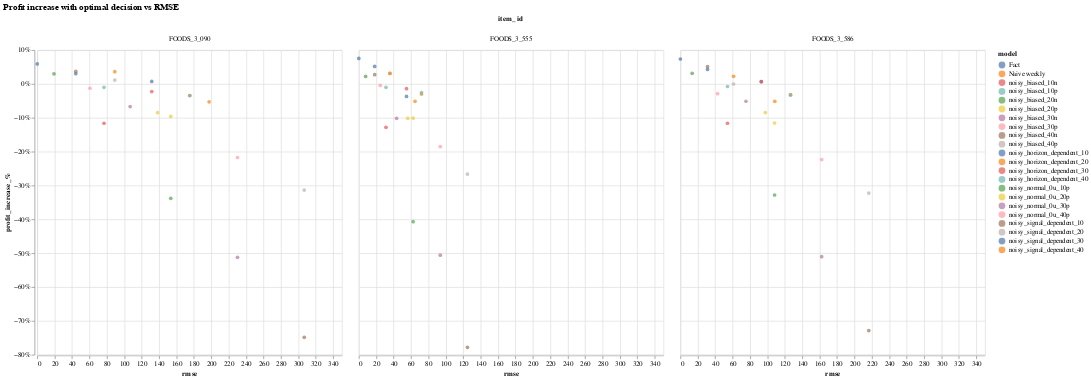

Source (notebook cell):
### Code cell
chart = alt.Chart(eval_df, title='Profit increase with optimal decision vs RMSE').mark_circle().encode(
    x=alt.X('rmse:Q',scale=alt.Scale(zero=False)),
    y=alt.Y('profit_increase_%:Q',scale=alt.Scale(zero=False), axis=alt.Axis(format='%')),
    color=alt.Color('model:N'),
    tooltip = ['model:N'],
    column='item_id:N'
).properties(width=450, height=450)#.interactive()


chart

### Figure 1 — Vega-Lite specification as saved in the notebook (floating-point values rounded to 4 significant figures)
{"config": {"view": {"continuousWidth": 400, "continuousHeight": 300}}, "data": {"name": "data-8e620e799115a25c2a36dc671eabd6d9"}, "mark": "circle", "encoding": {"color": {"type": "nominal", "field": "model"}, "column": {"type": "nominal", "field": "item_id"}, "tooltip": [{"type": "nominal", "field": "model"}], "x": {"type": "quantitative", "field": "rmse", "scale": {"zero": false}}, "y": {"type": "quantitative", "axis": {"format": "%"}, "field": "profit_increase_%", "scale": {"zero": false}}}, "height": 450, "title": "Profit increase with optimal decision vs RMSE", "width": 450, "$schema": "https://vega.github.io/schema/vega-lite/v4.8.1.json", "datasets": {"data-8e620e799115a25c2a36dc671eabd6d9": [{"model": "Naive weekly", "item_id": "FOODS_3_555", "rmse": 64.57, "rmse_normalized": 1.0, "profit_increase_%": -0.05146, "final_profit_w_discount": 78240.0}, {"model": "Fact", "item_id": "FOODS_3_555", "rmse": 0.0, "rmse_normalized": 0.0, "profit_increase_%": 0.07552, "final_profit_w_discount": 88720.0}, {"model": "noisy_biased_10p", "item_id": "FOODS_3_555", "rmse": 31.2, "rmse_normalized": 0.4832, "profit_increase_%": -0.01006, "final_profit_w_discount": 81660.0}, {"model": "noisy_biased_20p", "item_id": "FOODS_3_555", "rmse": 62.4, "rmse_normalized": 0.9664, "profit_increase_%": -0.1013, "final_profit_w_discount": 74130.0}, {"model": "noisy_biased_30p", "item_id": "FOODS_3_555", "rmse": 93.6, "rmse_normalized": 1.45, "profit_increase_%": -0.185, "final_profit_w_discount": 67230.0}, {"model": "noisy_biased_40p", "item_id": "FOODS_3_555", "rmse": 124.8, "rmse_normalized": 1.933, "profit_increase_%": -0.2661, "final_profit_w_discount": 60540.0}, {"model": "noisy_biased_10n", "item_id": "FOODS_3_555", "rmse": 31.2, "rmse_normalized": 0.4832, "profit_increase_%": -0.1281, "final_profit_w_discount": 71920.0}, {"model": "noisy_biased_20n", "item_id": "FOODS_3_555", "rmse": 62.4, "rmse_normalized": 0.9664, "profit_increase_%": -0.4068, "final_profit_w_discount": 48930.0}, {"model": "noisy_biased_30n", "item_id": "FOODS_3_555", "rmse": 93.6, "rmse_normalized": 1.45, "profit_increase_%": -0.5057, "final_profit_w_discount": 40770.0}, {"model": "noisy_biased_40n", "item_id": "FOODS_3_555", "rmse": 124.8, "rmse_normalized": 1.933, "profit_increase_%": -0.778, "final_profit_w_discount": 18310.0}, {"model": "noisy_normal_0u_10p", "item_id": "FOODS_3_555", "rmse": 7.829, "rmse_normalized": 0.1212, "profit_increase_%": 0.02221, "final_profit_w_discount": 84320.0}, {"model": "noisy_normal_0u_20p", "item_id": "FOODS_3_555", "rmse": 56.25, "rmse_normalized": 0.8711, "profit_increase_%": -0.1014, "final_profit_w_discount": 74120.0}, {"model": "noisy_normal_0u_30p", "item_id": "FOODS_3_555", "rmse": 43.43, "rmse_normalized": 0.6726, "profit_increase_%": -0.1017, "final_profit_w_discount": 74100.0}, {"model": "noisy_normal_0u_40p", "item_id": "FOODS_3_555", "rmse": 24.63, "rmse_normalized": 0.3814, "profit_increase_%": -0.004308, "final_profit_w_discount": 82130.0}, {"model": "noisy_signal_dependent_10", "item_id": "FOODS_3_555", "rmse": 18.22, "rmse_normalized": 0.2822, "profit_increase_%": 0.02746, "final_profit_w_discount": 84750.0}, {"model": "noisy_signal_dependent_20", "item_id": "FOODS_3_555", "rmse": 35.74, "rmse_normalized": 0.5535, "profit_increase_%": 0.03136, "final_profit_w_discount": 85070.0}, {"model": "noisy_signal_dependent_30", "item_id": "FOODS_3_555", "rmse": 54.8, "rmse_normalized": 0.8487, "profit_increase_%": -0.03675, "final_profit_w_discount": 79460.0}, {"model": "noisy_signal_dependent_40", "item_id": "FOODS_3_555", "rmse": 72.02, "rmse_normalized": 1.115, "profit_increase_%": -0.03001, "final_profit_w_discount": 80010.0}, {"model": "noisy_horizon_dependent_10", "item_id": "FOODS_3_555", "rmse": 18.22, "rmse_normalized": 0.2822, "profit_increase_%": 0.05186, "final_profit_w_discount": 86760.0}, {"model": "noisy_horizon_dependent_20", "item_id": "FOODS_3_555", "rmse": 35.74, "rmse_normalized": 0.5535, "profit_increase_%": 0.03119, "final_profit_w_discount": 85060.0}, {"model": "noisy_horizon_dependent_30", "item_id": "FOODS_3_555", "rmse": 54.8, "rmse_normalized": 0.8487, "profit_increase_%": -0.014, "final_profit_w_discount": 81330.0}, {"model": "noisy_horizon_dependent_40", "item_id": "FOODS_3_555", "rmse": 72.02, "rmse_normalized": 1.115, "profit_increase_%": -0.02552, "final_profit_w_discount": 80380.0}, {"model": "Naive weekly", "item_id": "FOODS_3_586", "rmse": 108.5, "rmse_normalized": 1.0, "profit_increase_%": -0.05136, "final_profit_w_discount": 136000.0}, {"model": "Fact", "item_id": "FOODS_3_586", "rmse": 0.0, "rmse_normalized": 0.0, "profit_increase_%": 0.07373, "final_profit_w_discount": 153900.0}, {"model": "noisy_biased_10p", "item_id": "FOODS_3_586", "rmse": 54.11, "rmse_normalized": 0.4989, "profit_increase_%": -0.007542, "final_profit_w_discount": 142300.0}, {"model": "noisy_biased_20p", "item_id": "FOODS_3_586", "rmse": 108.2, "rmse_normalized": 0.9978, "profit_increase_%": -0.1154, "final_profit_w_discount": 126800.0}, {"model": "noisy_biased_30p", "item_id": "FOODS_3_586", "rmse": 162.3, "rmse_normalized": 1.497, "profit_increase_%": -0.2235, "final_profit_w_discount": 111300.0}, {"model": "noisy_biased_40p", "item_id": "FOODS_3_586", "rmse": 216.4, "rmse_normalized": 1.996, "profit_increase_%": -0.3223, "final_profit_w_discount": 97150.0}, {"model": "noisy_biased_10n", "item_id": "FOODS_3_586", "rmse": 54.11, "rmse_normalized": 0.4989, "profit_increase_%": -0.1161, "final_profit_w_discount": 126700.0}, {"model": "noisy_biased_20n", "item_id": "FOODS_3_586", "rmse": 108.2, "rmse_normalized": 0.9978, "profit_increase_%": -0.3281, "final_profit_w_discount": 96320.0}, {"model": "noisy_biased_30n", "item_id": "FOODS_3_586", "rmse": 162.3, "rmse_normalized": 1.497, "profit_increase_%": -0.5104, "final_profit_w_discount": 70190.0}, {"model": "noisy_biased_40n", "item_id": "FOODS_3_586", "rmse": 216.4, "rmse_normalized": 1.996, "profit_increase_%": -0.7286, "final_profit_w_discount": 38910.0}, {"model": "noisy_normal_0u_10p", "item_id": "FOODS_3_586", "rmse": 13.58, "rmse_normalized": 0.1252, "profit_increase_%": 0.0314, "final_profit_w_discount": 147900.0}, {"model": "noisy_normal_0u_20p", "item_id": "FOODS_3_586", "rmse": 97.55, "rmse_normalized": 0.8995, "profit_increase_%": -0.08468, "final_profit_w_discount": 131200.0}, {"model": "noisy_normal_0u_30p", "item_id": "FOODS_3_586", "rmse": 75.32, "rmse_normalized": 0.6945, "profit_increase_%": -0.05107, "final_profit_w_discount": 136000.0}, {"model": "noisy_normal_0u_40p", "item_id": "FOODS_3_586", "rmse": 42.71, "rmse_normalized": 0.3938, "profit_increase_%": -0.02885, "final_profit_w_discount": 139200.0}, {"model": "noisy_signal_dependent_10", "item_id": "FOODS_3_586", "rmse": 31.19, "rmse_normalized": 0.2875, "profit_increase_%": 0.05126, "final_profit_w_discount": 150700.0}, {"model": "noisy_signal_dependent_20", "item_id": "FOODS_3_586", "rmse": 61.13, "rmse_normalized": 0.5636, "profit_increase_%": -0.0001101, "final_profit_w_discount": 143300.0}, {"model": "noisy_signal_dependent_30", "item_id": "FOODS_3_586", "rmse": 92.96, "rmse_normalized": 0.8571, "profit_increase_%": 0.00712, "final_profit_w_discount": 144400.0}, {"model": "noisy_signal_dependent_40", "item_id": "FOODS_3_586", "rmse": 126.5, "rmse_normalized": 1.167, "profit_increase_%": -0.03119, "final_profit_w_discount": 138900.0}, {"model": "noisy_horizon_dependent_10", "item_id": "FOODS_3_586", "rmse": 31.19, "rmse_normalized": 0.2875, "profit_increase_%": 0.04296, "final_profit_w_discount": 149500.0}, {"model": "noisy_horizon_dependent_20", "item_id": "FOODS_3_586", "rmse": 61.13, "rmse_normalized": 0.5636, "profit_increase_%": 0.02263, "final_profit_w_discount": 146600.0}, {"model": "noisy_horizon_dependent_30", "item_id": "FOODS_3_586", "rmse": 92.96, "rmse_normalized": 0.8571, "profit_increase_%": 0.006634, "final_profit_w_discount": 144300.0}, {"model": "noisy_horizon_dependent_40", "item_id": "FOODS_3_586", "rmse": 126.5, "rmse_normalized": 1.167, "profit_increase_%": -0.03307, "final_profit_w_discount": 138600.0}, {"model": "Naive weekly", "item_id": "FOODS_3_090", "rmse": 197.5, "rmse_normalized": 1.0, "profit_increase_%": -0.0528, "final_profit_w_discount": 162000.0}, {"model": "Fact", "item_id": "FOODS_3_090", "rmse": 0.0, "rmse_normalized": 0.0, "profit_increase_%": 0.05903, "final_profit_w_discount": 181100.0}, {"model": "noisy_biased_10p", "item_id": "FOODS_3_090", "rmse": 76.69, "rmse_normalized": 0.3883, "profit_increase_%": -0.01006, "final_profit_w_discount": 169300.0}, {"model": "noisy_biased_20p", "item_id": "FOODS_3_090", "rmse": 153.4, "rmse_normalized": 0.7767, "profit_increase_%": -0.09583, "final_profit_w_discount": 154600.0}, {"model": "noisy_biased_30p", "item_id": "FOODS_3_090", "rmse": 230.1, "rmse_normalized": 1.165, "profit_increase_%": -0.2173, "final_profit_w_discount": 133900.0}, {"model": "noisy_biased_40p", "item_id": "FOODS_3_090", "rmse": 306.8, "rmse_normalized": 1.553, "profit_increase_%": -0.3136, "final_profit_w_discount": 117400.0}, {"model": "noisy_biased_10n", "item_id": "FOODS_3_090", "rmse": 76.69, "rmse_normalized": 0.3883, "profit_increase_%": -0.1161, "final_profit_w_discount": 151200.0}, {"model": "noisy_biased_20n", "item_id": "FOODS_3_090", "rmse": 153.4, "rmse_normalized": 0.7767, "profit_increase_%": -0.338, "final_profit_w_discount": 113200.0}, {"model": "noisy_biased_30n", "item_id": "FOODS_3_090", "rmse": 230.1, "rmse_normalized": 1.165, "profit_increase_%": -0.5122, "final_profit_w_discount": 83420.0}, {"model": "noisy_biased_40n", "item_id": "FOODS_3_090", "rmse": 306.8, "rmse_normalized": 1.553, "profit_increase_%": -0.7486, "final_profit_w_discount": 43000.0}, {"model": "noisy_normal_0u_10p", "item_id": "FOODS_3_090", "rmse": 19.24, "rmse_normalized": 0.09744, "profit_increase_%": 0.02988, "final_profit_w_discount": 176100.0}, {"model": "noisy_normal_0u_20p", "item_id": "FOODS_3_090", "rmse": 138.3, "rmse_normalized": 0.7001, "profit_increase_%": -0.08494, "final_profit_w_discount": 156500.0}, {"model": "noisy_normal_0u_30p", "item_id": "FOODS_3_090", "rmse": 106.7, "rmse_normalized": 0.5406, "profit_increase_%": -0.06674, "final_profit_w_discount": 159600.0}, {"model": "noisy_normal_0u_40p", "item_id": "FOODS_3_090", "rmse": 60.53, "rmse_normalized": 0.3065, "profit_increase_%": -0.01274, "final_profit_w_discount": 168900.0}, {"model": "noisy_signal_dependent_10", "item_id": "FOODS_3_090", "rmse": 44.29, "rmse_normalized": 0.2243, "profit_increase_%": 0.03703, "final_profit_w_discount": 177400.0}, {"model": "noisy_signal_dependent_20", "item_id": "FOODS_3_090", "rmse": 89.1, "rmse_normalized": 0.4512, "profit_increase_%": 0.01152, "final_profit_w_discount": 173000.0}, {"model": "noisy_signal_dependent_30", "item_id": "FOODS_3_090", "rmse": 131.6, "rmse_normalized": 0.6663, "profit_increase_%": 0.007573, "final_profit_w_discount": 172300.0}, {"model": "noisy_signal_dependent_40", "item_id": "FOODS_3_090", "rmse": 175.2, "rmse_normalized": 0.8874, "profit_increase_%": -0.03415, "final_profit_w_discount": 165200.0}, {"model": "noisy_horizon_dependent_10", "item_id": "FOODS_3_090", "rmse": 44.29, "rmse_normalized": 0.2243, "profit_increase_%": 0.03016, "final_profit_w_discount": 176200.0}, {"model": "noisy_horizon_dependent_20", "item_id": "FOODS_3_090", "rmse": 89.1, "rmse_normalized": 0.4512, "profit_increase_%": 0.03625, "final_profit_w_discount": 177200.0}, {"model": "noisy_horizon_dependent_30", "item_id": "FOODS_3_090", "rmse": 131.6, "rmse_normalized": 0.6663, "profit_increase_%": -0.02264, "final_profit_w_discount": 167200.0}, {"model": "noisy_horizon_dependent_40", "item_id": "FOODS_3_090", "rmse": 175.2, "rmse_normalized": 0.8874, "profit_increase_%": -0.03419, "final_profit_w_discount": 165200.0}]}}
